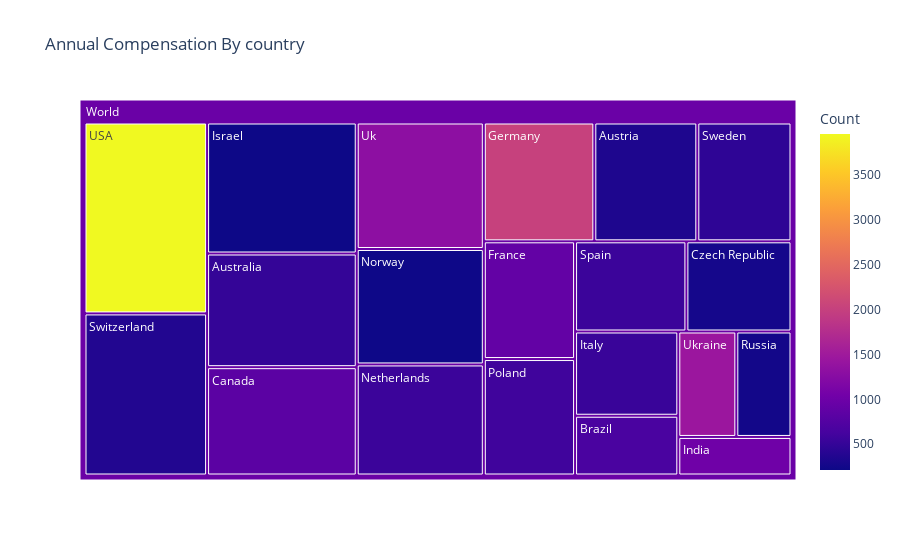

Notebook code for this chart:
### Markdown cell above
The bar chart shows the top six countries by number of respondents. The USA has by far the largest share, followed by Germany and Ukraine. France has the smallest count among the top group. This indicates the survey is strongly skewed toward USA-based developers.

### Code cell
# Creat a Grouped  data by countries 
# and count the average annual compensation corresponding to each country
grop_country_comp=(
    df.groupby(by=['Country_Normalized'])['ConvertedCompYearly']
    .mean()
    .reset_index(name='Compensation_avg')
)

# Creat a Grouped  data by countries 
# and count the average annual compensation corresponding to each country
country_count=(
    df.groupby(by=['Country_Normalized'])
    .size()
    .reset_index(name='Count')
)

# Merge the groups 
merged=pd.merge(grop_country_comp,country_count,on='Country_Normalized',how='inner')

# Top 20 countries with high number of respondents
top_20=merged.sort_values(by=['Count'],ascending=False).head(20)

# dispay the distribution of average salary by country using a treemap
treemap(
    data=top_20,
    path=['Country_Normalized'],
    values='Compensation_avg',
    color='Count',
    title='Annual Compensation By country'
)

### Figure 1 — Plotly figure (JSON) as saved in the notebook; plotly's stock layout.template omitted (floating-point values rounded to 4 significant figures)
{"data": [{"branchvalues": "total", "customdata": [[3960.0], [2011.0], [1447.0], [1309.0], [1017.0], [902.0], [830.0], [668.0], [582.0], [548.0], [547.0], [533.0], [497.0], [451.0], [368.0], [339.0], [274.0], [254.0], [222.0], [212.0], [966.4]], "domain": {"x": [0, 1], "y": [0, 1]}, "hovertemplate": "labels=%{label}<br>Compensation_avg=%{value}<br>parent=%{parent}<br>id=%{id}<br>Count=%{color}<extra></extra>", "ids": ["World/USA", "World/Germany", "World/Ukraine", "World/Uk", "World/India", "World/France", "World/Canada", "World/Brazil", "World/Poland", "World/Spain", "World/Netherlands", "World/Italy", "World/Australia", "World/Sweden", "World/Switzerland", "World/Austria", "World/Czech Republic", "World/Russia", "World/Norway", "World/Israel", "World"], "labels": ["USA", "Germany", "Ukraine", "Uk", "India", "France", "Canada", "Brazil", "Poland", "Spain", "Netherlands", "Italy", "Australia", "Sweden", "Switzerland", "Austria", "Czech Republic", "Russia", "Norway", "Israel", "World"], "marker": {"coloraxis": "coloraxis", "colors": [3960.0, 2011.0, 1447.0, 1309.0, 1017.0, 902.0, 830.0, 668.0, 582.0, 548.0, 547.0, 533.0, 497.0, 451.0, 368.0, 339.0, 274.0, 254.0, 222.0, 212.0, 966.4]}, "name": "", "parents": ["World", "World", "World", "World", "World", "World", "World", "World", "World", "World", "World", "World", "World", "World", "World", "World", "World", "World", "World", "World", ""], "type": "treemap", "values": [130400.0, 73140.0, 34080.0, 89560.0, 24310.0, 59850.0, 90320.0, 34370.0, 59200.0, 55930.0, 78630.0, 48450.0, 94760.0, 62350.0, 110700.0, 68160.0, 52800.0, 32420.0, 81730.0, 109200.0, 1390000.0]}], "layout": {"coloraxis": {"colorbar": {"title": {"text": "Count"}}, "colorscale": [[0, "#0d0887"], [0.1111, "#46039f"], [0.2222, "#7201a8"], [0.3333, "#9c179e"], [0.4444, "#bd3786"], [0.5556, "#d8576b"], [0.6667, "#ed7953"], [0.7778, "#fb9f3a"], [0.8889, "#fdca26"], [1, "#f0f921"]]}, "legend": {"tracegroupgap": 0}, "title": {"text": "Annual Compensation By country"}}}
